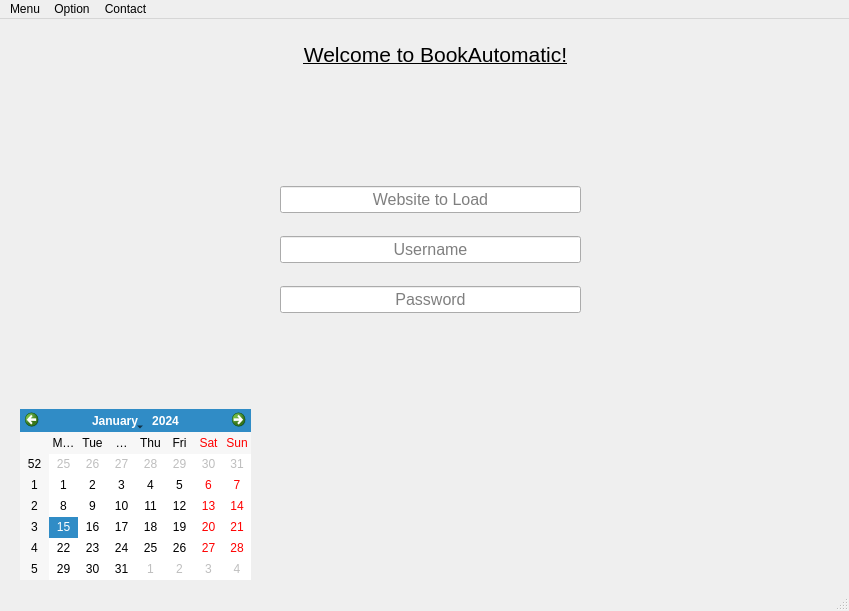
<?xml version="1.0" encoding="UTF-8"?>
<ui version="4.0">
 <class>MainWindow</class>
 <widget class="QMainWindow" name="MainWindow">
  <property name="geometry">
   <rect>
    <x>0</x>
    <y>0</y>
    <width>849</width>
    <height>611</height>
   </rect>
  </property>
  <property name="windowTitle">
   <string>MainWindow</string>
  </property>
  <property name="inputMethodHints">
   <set>Qt::ImhNone</set>
  </property>
  <widget class="QWidget" name="centralwidget">
   <widget class="QCalendarWidget" name="calendarWidget">
    <property name="geometry">
     <rect>
      <x>20</x>
      <y>390</y>
      <width>231</width>
      <height>171</height>
     </rect>
    </property>
   </widget>
   <widget class="QLabel" name="label">
    <property name="geometry">
     <rect>
      <x>280</x>
      <y>20</y>
      <width>311</width>
      <height>31</height>
     </rect>
    </property>
    <property name="font">
     <font>
      <pointsize>16</pointsize>
      <underline>true</underline>
     </font>
    </property>
    <property name="text">
     <string>Welcome to BookAutomatic!</string>
    </property>
    <property name="textFormat">
     <enum>Qt::AutoText</enum>
    </property>
    <property name="scaledContents">
     <bool>false</bool>
    </property>
    <property name="alignment">
     <set>Qt::AlignCenter</set>
    </property>
   </widget>
   <widget class="QWidget" name="">
    <property name="geometry">
     <rect>
      <x>280</x>
      <y>150</y>
      <width>301</width>
      <height>161</height>
     </rect>
    </property>
    <layout class="QVBoxLayout" name="InputLayout" stretch="10,10,10">
     <property name="spacing">
      <number>6</number>
     </property>
     <property name="sizeConstraint">
      <enum>QLayout::SetDefaultConstraint</enum>
     </property>
     <property name="bottomMargin">
      <number>0</number>
     </property>
     <item>
      <widget class="QLineEdit" name="WebsiteToLoad">
       <property name="font">
        <font>
         <pointsize>12</pointsize>
        </font>
       </property>
       <property name="text">
        <string extracomment="Username"/>
       </property>
       <property name="alignment">
        <set>Qt::AlignCenter</set>
       </property>
       <property name="placeholderText">
        <string>Website to Load</string>
       </property>
      </widget>
     </item>
     <item>
      <widget class="QLineEdit" name="Username">
       <property name="font">
        <font>
         <pointsize>12</pointsize>
        </font>
       </property>
       <property name="text">
        <string/>
       </property>
       <property name="alignment">
        <set>Qt::AlignCenter</set>
       </property>
       <property name="placeholderText">
        <string>Username</string>
       </property>
      </widget>
     </item>
     <item>
      <widget class="QLineEdit" name="Password">
       <property name="font">
        <font>
         <pointsize>12</pointsize>
        </font>
       </property>
       <property name="inputMethodHints">
        <set>Qt::ImhNone</set>
       </property>
       <property name="text">
        <string/>
       </property>
       <property name="alignment">
        <set>Qt::AlignCenter</set>
       </property>
       <property name="placeholderText">
        <string>Password</string>
       </property>
      </widget>
     </item>
    </layout>
   </widget>
  </widget>
  <widget class="QMenuBar" name="menubar">
   <property name="geometry">
    <rect>
     <x>0</x>
     <y>0</y>
     <width>849</width>
     <height>21</height>
    </rect>
   </property>
   <widget class="QMenu" name="menuMenu">
    <property name="title">
     <string>Menu</string>
    </property>
    <addaction name="actionOpen"/>
    <addaction name="actionSave"/>
    <addaction name="actionClose"/>
   </widget>
   <widget class="QMenu" name="menuOption">
    <property name="title">
     <string>Option</string>
    </property>
   </widget>
   <widget class="QMenu" name="menuContact">
    <property name="title">
     <string>Contact</string>
    </property>
   </widget>
   <addaction name="menuMenu"/>
   <addaction name="menuOption"/>
   <addaction name="menuContact"/>
  </widget>
  <widget class="QStatusBar" name="statusbar"/>
  <action name="actionOpen">
   <property name="text">
    <string>Open</string>
   </property>
  </action>
  <action name="actionSave">
   <property name="text">
    <string>Save</string>
   </property>
  </action>
  <action name="actionClose">
   <property name="text">
    <string>Close</string>
   </property>
  </action>
 </widget>
 <tabstops>
  <tabstop>WebsiteToLoad</tabstop>
  <tabstop>Username</tabstop>
  <tabstop>Password</tabstop>
  <tabstop>calendarWidget</tabstop>
 </tabstops>
 <resources/>
 <connections/>
</ui>
